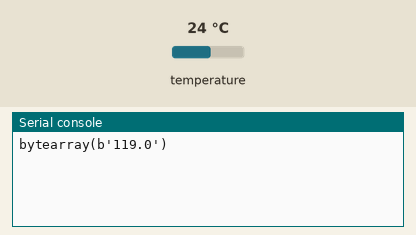
The program below on a simulated Raspberry Pi Pico running CircuitPython. Shown: the last lines printed to the serial console. Inputs (shaded band) come from the test bench; at power-on: temperature 24 °C. No radio messages arrive unless stated (any console line starting 'radio sent:' is added by the test bench).

Above: at 1.2 s.
1.3 s: temperature set to 12 °C
At 2.6 s:
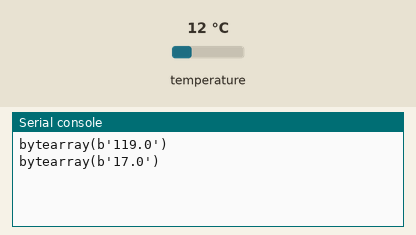
4.0 s: temperature set to 19 °C
At 4.8 s:
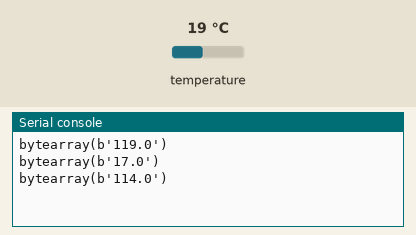
Timing chart, 0 to 7.0 s (numbered marks = the images above; inputs shaded):
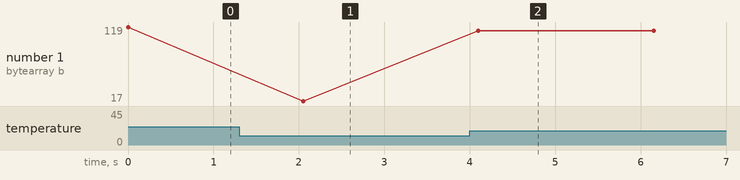

Measured:
- after the input at 1.3 s, the serial console: prints a new line after 0.75 s (image 1)
- after the input at 4.0 s, the serial console: prints a new line after 0.10 s (image 2)
- plotted number 1: 119 → 17 after the input at 1.3 s, 17 → 114 after the input at 4.0 s

The program:

test_radio.py
```python
import time
import busio
import digitalio
import board
import adafruit_rfm9x
import adafruit_bmp280
from adafruit_motor import motor
import pwmio
import analogio


class Cansat():

    def __init__(self):
        self.temp = 0


    def sensor(self):
        #sensor
        i2c = busio.I2C(scl=board.GP1,sda=board.GP0)
        self.bme = adafruit_bmp280.Adafruit_BMP280_I2C(i2c,address=0x76)
        # change this to match the location's pressure (hPa) at sea level
        self.bme.sea_level_pressure = 991

    def radio(self):
        # Radio
        spi = busio.SPI(clock=board.GP2, MOSI=board.GP3, MISO=board.GP4)
        cs = digitalio.DigitalInOut(board.GP6)
        reset = digitalio.DigitalInOut(board.GP7)
        self.rfm9x = adafruit_rfm9x.RFM9x(spi,cs,reset,433.0,baudrate=921600)

    def send(self,message):
        self.rfm9x.send(message)

    def readTemp(self):
        temperature_offset = -5
        self.temp = str(self.bme.temperature + temperature_offset) #Convert float to str

    def getTemp(self):
        return str(self.temp)


    def sendTemp(self):
        data = "1" + str(self.temp)
        packet = bytearray(data)
        print(packet)
        self.send(packet)

    def sendData(self):

        self.readTemp()
        self.sendTemp()


if __name__ == '__main__':
    mycansat = Cansat()
    mycansat.radio()
    mycansat.sensor()

    while True:

        mycansat.sendData()
        time.sleep(2)
      
```
